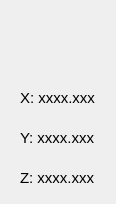
     <widget class="QWidget" name="tabGsensor">
      <property name="cursor">
       <cursorShape>ArrowCursor</cursorShape>
      </property>
      <attribute name="icon">
       <iconset resource="images/images.qrc">
        <normaloff>:/new/Myresource/tab/G-Sensor.png</normaloff>:/new/Myresource/tab/G-Sensor.png</iconset>
      </attribute>
      <attribute name="title">
       <string>G-Sensor</string>
      </attribute>
      <widget class="QLabel" name="label_Z">
       <property name="geometry">
        <rect>
         <x>20</x>
         <y>160</y>
         <width>87</width>
         <height>35</height>
        </rect>
       </property>
       <property name="font">
        <font>
         <pointsize>11</pointsize>
        </font>
       </property>
       <property name="text">
        <string>Z: xxxx.xxx</string>
       </property>
      </widget>
      <widget class="QLabel" name="label_X">
       <property name="geometry">
        <rect>
         <x>20</x>
         <y>80</y>
         <width>87</width>
         <height>35</height>
        </rect>
       </property>
       <property name="font">
        <font>
         <pointsize>11</pointsize>
        </font>
       </property>
       <property name="text">
        <string>X: xxxx.xxx</string>
       </property>
      </widget>
      <widget class="QLabel" name="label_Y">
       <property name="geometry">
        <rect>
         <x>20</x>
         <y>120</y>
         <width>87</width>
         <height>35</height>
        </rect>
       </property>
       <property name="font">
        <font>
         <pointsize>11</pointsize>
        </font>
       </property>
       <property name="text">
        <string>Y: xxxx.xxx</string>
       </property>
      </widget>
     </widget>
